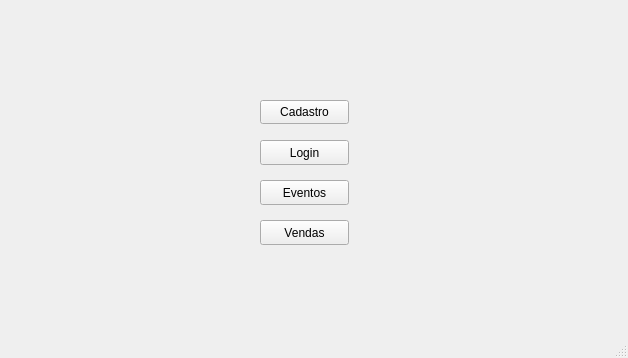
<?xml version="1.0" encoding="UTF-8"?>
<ui version="4.0">
 <class>Controladora</class>
 <widget class="QMainWindow" name="Controladora">
  <property name="geometry">
   <rect>
    <x>0</x>
    <y>0</y>
    <width>628</width>
    <height>358</height>
   </rect>
  </property>
  <property name="windowTitle">
   <string>Switch Dreams</string>
  </property>
  <property name="layoutDirection">
   <enum>Qt::LeftToRight</enum>
  </property>
  <widget class="QWidget" name="centralwidget">
   <widget class="QPushButton" name="btnCadastro">
    <property name="geometry">
     <rect>
      <x>260</x>
      <y>100</y>
      <width>89</width>
      <height>24</height>
     </rect>
    </property>
    <property name="text">
     <string>Cadastro</string>
    </property>
   </widget>
   <widget class="QPushButton" name="btnLogin">
    <property name="geometry">
     <rect>
      <x>260</x>
      <y>140</y>
      <width>89</width>
      <height>25</height>
     </rect>
    </property>
    <property name="text">
     <string>Login</string>
    </property>
   </widget>
   <widget class="QPushButton" name="btnEventos">
    <property name="geometry">
     <rect>
      <x>260</x>
      <y>180</y>
      <width>89</width>
      <height>25</height>
     </rect>
    </property>
    <property name="text">
     <string>Eventos</string>
    </property>
   </widget>
   <widget class="QPushButton" name="btnVendas">
    <property name="geometry">
     <rect>
      <x>260</x>
      <y>220</y>
      <width>89</width>
      <height>25</height>
     </rect>
    </property>
    <property name="text">
     <string>Vendas</string>
    </property>
   </widget>
  </widget>
  <widget class="QMenuBar" name="menubar">
   <property name="geometry">
    <rect>
     <x>0</x>
     <y>0</y>
     <width>628</width>
     <height>22</height>
    </rect>
   </property>
  </widget>
  <widget class="QStatusBar" name="statusbar"/>
 </widget>
 <resources/>
 <connections/>
</ui>
